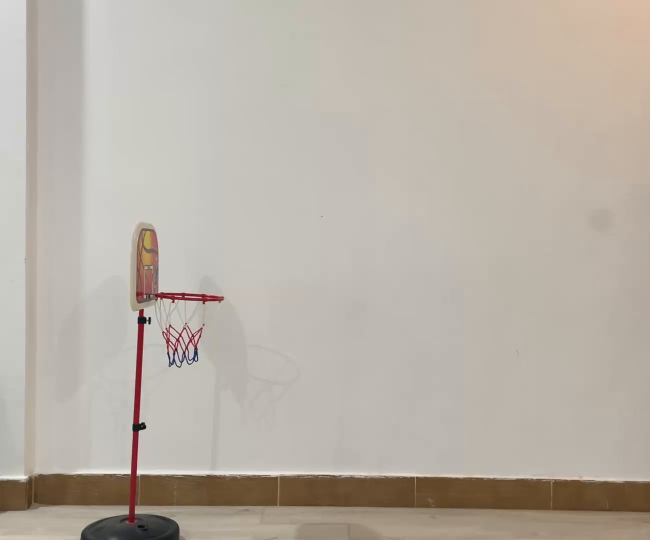
#> input picture frame 7 of Basket_Ball_Goal_Predictor/Videos/vid (1).mp4, 1300 x 1080 px, given in place of slow.flv, which was not available (shown at 1/2 size)
$ jupyter execute 24_Motion_Tracking_with_Mean_Shift_and_CAMSHIFT.ipynb   (shell and % lines are left out)   (text cells are left out)
#> lines starting #> are read from the running program, lines starting #| are printed output that depends on the picture; after the words box and inside, x2 and y2 are one past the last pixel; in counts of white or black regions, pixels touching at a corner belong together; pictures that were not available may be replaced by others from this repository, and a replacement may not be noted
[cell 1]
# Our Setup, Import Libaries, Create our Imshow Function and Download our Images
import cv2
import numpy as np
from matplotlib import pyplot as plt
from google.colab.patches import cv2_imshow

# Define our imshow function
def imshow(title = "Image", image = None, size = 10):
    w, h = image.shape[0], image.shape[1]
    aspect_ratio = w/h
    plt.figure(figsize=(size * aspect_ratio,size))
    plt.imshow(cv2.cvtColor(image, cv2.COLOR_BGR2RGB))
    plt.title(title)
    plt.show()

[cell 2]
cap = cv2.VideoCapture('slow.flv')

# take first frame of the video
ret,frame = cap.read()
#> frame is the input picture: shape (1080, 1300, 3); mean B, G, R 166.6, 176.8, 184.7

# Get the height and width of the frame (required to be an interger)
width = int(cap.get(3))
height = int(cap.get(4))

# Define the codec and create VideoWriter object. The output is stored in '*.avi' file.
out = cv2.VideoWriter('car_tracking_mean_shift.avi', cv2.VideoWriter_fourcc('M','J','P','G'), 30, (width, height))

# setup initial location of window
r,h,c,w = 250,90,400,125  # simply hardcoded the values
track_window = (c,r,w,h)

# set up the ROI for tracking
roi = frame[r:r+h, c:c+w]
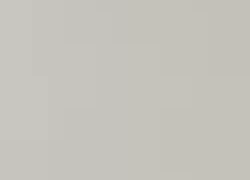
#> roi: shape (90, 125, 3) (shown 2 times larger); mean B, G, R 188.1, 195.1, 197.1
hsv_roi =  cv2.cvtColor(frame, cv2.COLOR_BGR2HSV)
#> hsv_roi: shape (1080, 1300, 3); mean H, S, V 20.4, 28.7, 184.8
mask = cv2.inRange(hsv_roi, np.array((0., 60.,32.)), np.array((180.,255.,255.)))
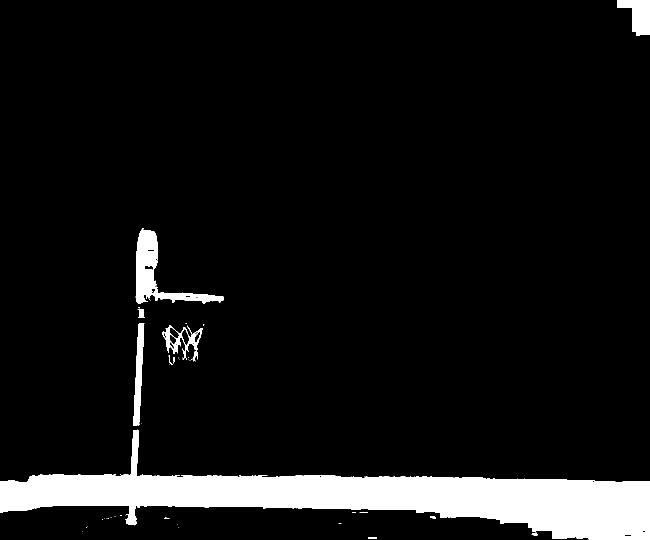
#> mask: shape (1080, 1300) (shown at 1/2 size); 8.2% white; 51 white regions (39 under 20 px), largest, box (x1, y1, x2, y2) and area: (0, 860, 1300, 1080) 99981, (271, 457, 448, 608) 6997, (1234, 0, 1300, 72) 2968
roi_hist = cv2.calcHist([hsv_roi],[0],mask,[180],[0,180])
#> roi_hist = 180 values, max 48999 at index 16, min 0 at index 26, mean 637.2
cv2.normalize(roi_hist,roi_hist,0,255,cv2.NORM_MINMAX)

# Setup the termination criteria, either 10 iteration or move by atleast 1 pt
term_crit = ( cv2.TERM_CRITERIA_EPS | cv2.TERM_CRITERIA_COUNT, 10, 1 )

while(1):
    ret, frame = cap.read()

    if ret == True:
        hsv = cv2.cvtColor(frame, cv2.COLOR_BGR2HSV)
#> hsv: shape (1080, 1300, 3); mean H, S, V 20.4, 28.9, 184.7
        dst = cv2.calcBackProject([hsv],[0],roi_hist,[0,180],1)
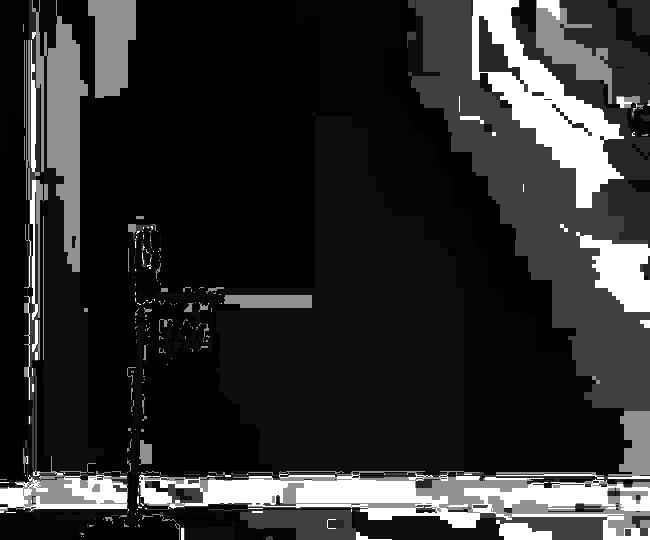
#> dst: shape (1080, 1300) (shown at 1/2 size); min 0, max 255, mean 45.5

        # apply meanshift to get the new location
        ret, track_window = cv2.meanShift(dst, track_window, term_crit)
#> ret = 10; track_window = (349, 234, 125, 90)

        # Draw it on image
        x,y,w,h = track_window
#> x = 349; y = 234; w = 125; h = 90
        img2 = cv2.rectangle(frame, (x,y), (x+w,y+h), (255,255,255),2)
        out.write(img2)
        #imshow('Tracking', img2)

    else:
        break

cap.release()
out.release()

$ run again, starting later in the video
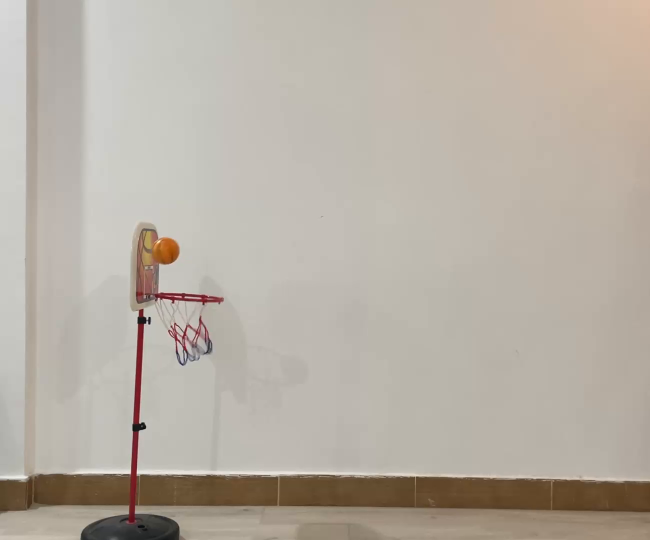
#> input picture frame 31 of Basket_Ball_Goal_Predictor/Videos/vid (1).mp4, 1300 x 1080 px, given in place of slow.flv, which was not available (shown at 1/2 size)
#> frame is the input picture: shape (1080, 1300, 3); mean B, G, R 164.5, 175.1, 183
#> hsv_roi: shape (1080, 1300, 3); mean H, S, V 20.6, 29.5, 183.1
#> `mask = cv2.inRange(hsv_roi, np.array((0., 60.,32.)), np.array((180.,25..`:
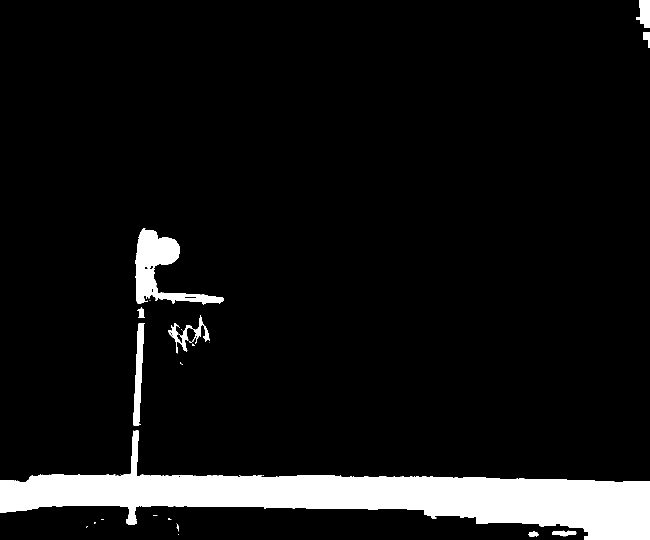
#> mask: shape (1080, 1300) (shown at 1/2 size); 8.1% white; 37 white regions (25 under 20 px), largest, box (x1, y1, x2, y2) and area: (0, 860, 1300, 1080) 98612, (270, 457, 448, 609) 9399, (266, 646, 290, 852) 2541
#> roi_hist = 180 values, max 55004 at index 16, min 0 at index 25, mean 635.1
#> hsv: shape (1080, 1300, 3); mean H, S, V 20.5, 29.4, 183.1
#> `dst = cv2.calcBackProject([hsv],[0],roi_hist,[0,180],1)`:
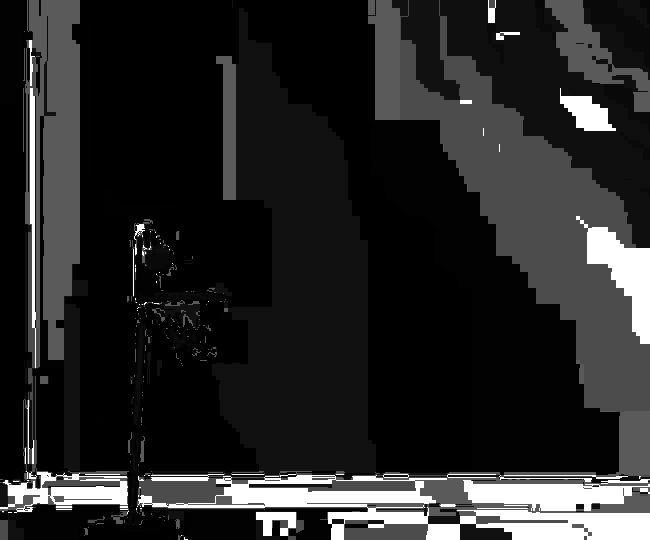
#> dst: shape (1080, 1300) (shown at 1/2 size); min 0, max 255, mean 38.8
#> ret = 3; track_window = (410, 250, 125, 90)
#> x = 410; y = 250; w = 125; h = 90

$ run again, starting later in the video
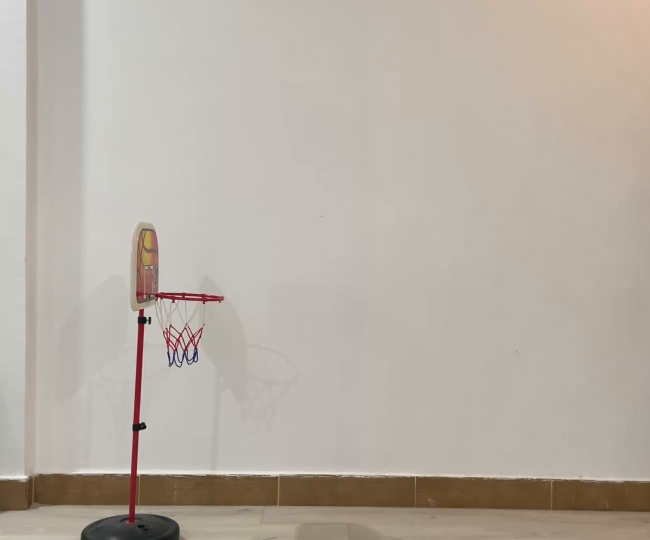
#> input picture frame 56 of Basket_Ball_Goal_Predictor/Videos/vid (1).mp4, 1300 x 1080 px, given in place of slow.flv, which was not available (shown at 1/2 size)
#> frame is the input picture: shape (1080, 1300, 3); mean B, G, R 164.6, 175.1, 182.9
#> hsv_roi: shape (1080, 1300, 3); mean H, S, V 20.6, 29.2, 182.9
#> `mask = cv2.inRange(hsv_roi, np.array((0., 60.,32.)), np.array((180.,25..`:
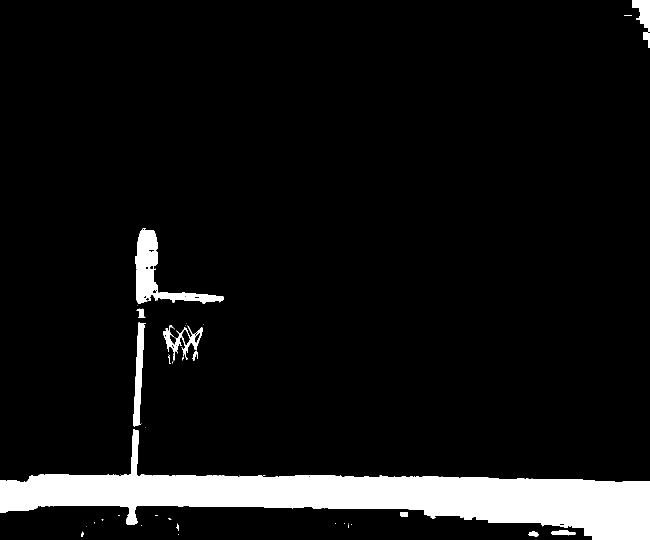
#> mask: shape (1080, 1300) (shown at 1/2 size); 8% white; 48 white regions (34 under 20 px), largest, box (x1, y1, x2, y2) and area: (0, 858, 1300, 1080) 98480, (270, 457, 448, 608) 7151, (266, 644, 292, 854) 2592
#> roi_hist = 180 values, max 55267 at index 16, min 0 at index 26, mean 625.6
#> hsv: shape (1080, 1300, 3); mean H, S, V 20.6, 29.2, 182.9
#> `dst = cv2.calcBackProject([hsv],[0],roi_hist,[0,180],1)`:
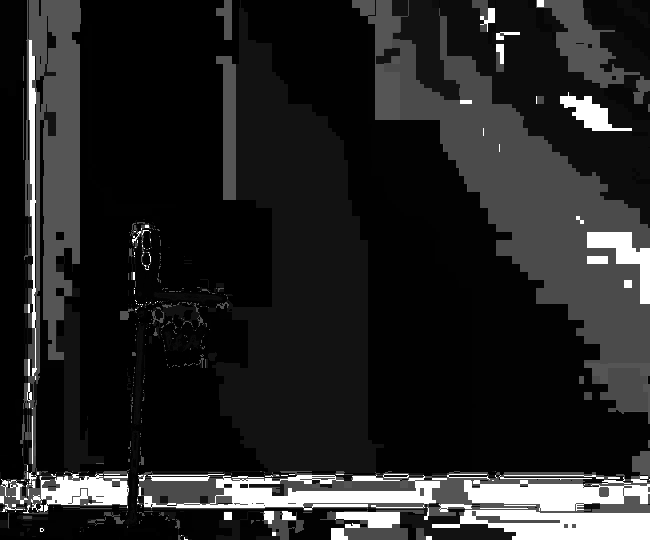
#> dst: shape (1080, 1300) (shown at 1/2 size); min 0, max 255, mean 36.2
#> ret = 3; track_window = (411, 250, 125, 90)
#> x = 411; y = 250; w = 125; h = 90
